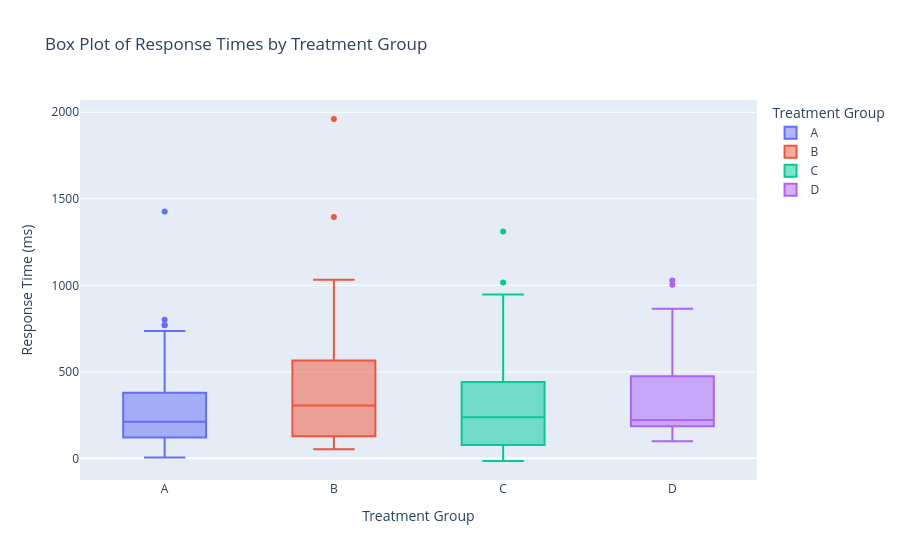
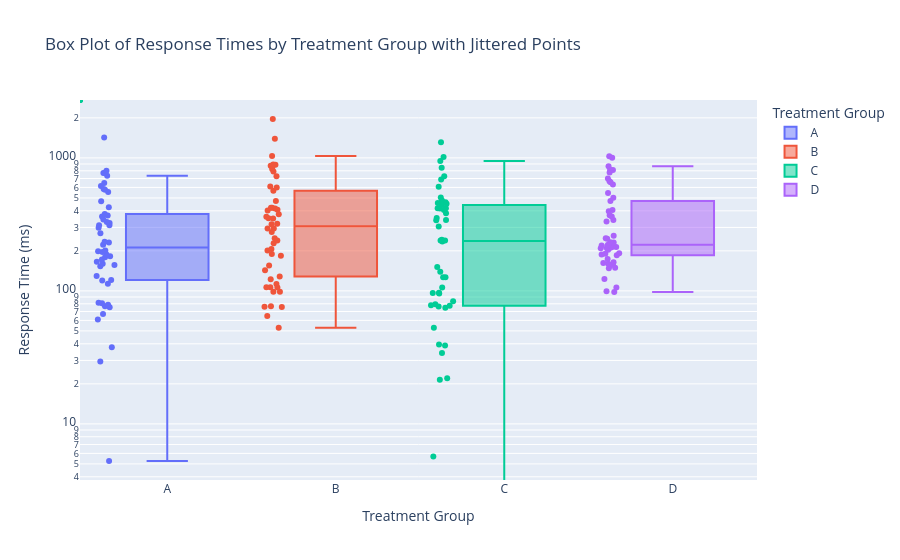

The cell these charts' notebook holds for them, in order:
### Code cell
# Example 4: Experiment Response Times
import pandas as pd
import numpy as np
from plot_agent.agent import PlotAgent


df = pd.DataFrame({
    "trial": np.tile(np.arange(1, 6), 40),
    "treatment": np.repeat(["A", "B", "C", "D"], 50),
    "response_ms": np.random.exponential(300, 200) + np.repeat([0, 50, -20, 80], 50)
})

agent = PlotAgent()
agent.set_df(df)

# Initial plot
response = agent.process_message(
    "Draw a box plot of response times (ms) for each treatment group."
)
fig = agent.get_figure()
fig.show()

# Follow-up iteration
response = agent.process_message(
    "Overlay a jittered strip (swarm) plot on the same axes, color points by treatment, and use a log scale for the y-axis."
)
fig = agent.get_figure()
fig.show()

### Figure 1 — Plotly figure (JSON) as saved in the notebook; plotly's stock layout.template omitted (floating-point values rounded to 4 significant figures)
{"data": [{"alignmentgroup": "True", "hovertemplate": "Treatment Group=%{x}<br>Response Time (ms)=%{y}<extra></extra>", "legendgroup": "A", "marker": {"color": "#636efa"}, "name": "A", "notched": false, "offsetgroup": "A", "orientation": "v", "showlegend": true, "type": "box", "x": ["A", "A", "A", "A", "A", "A", "A", "A", "A", "A", "A", "A", "A", "A", "A", "A", "A", "A", "A", "A", "A", "A", "A", "A", "A", "A", "A", "A", "A", "A", "A", "A", "A", "A", "A", "A", "A", "A", "A", "A", "A", "A", "A", "A", "A", "A", "A", "A", "A", "A"], "x0": " ", "xaxis": "x", "y": [646.8, 584.9, 179.0, 37.75, 66.9, 5.26, 198.6, 234.7, 165.5, 120.9, 379.3, 271.7, 78.84, 160.3, 324.5, 369.4, 554.7, 735.4, 201.5, 76.67, 344.8, 801.4, 75.46, 129.4, 231.4, 80.63, 329.6, 576.5, 153.4, 1427.0, 81.59, 222.3, 60.89, 182.3, 156.7, 172.4, 311.6, 195.9, 298.3, 119.9, 29.46, 768.8, 312.0, 770.6, 362.9, 614.3, 187.4, 472.7, 113.0, 426.0], "y0": " ", "yaxis": "y"}, {"alignmentgroup": "True", "hovertemplate": "Treatment Group=%{x}<br>Response Time (ms)=%{y}<extra></extra>", "legendgroup": "B", "marker": {"color": "#EF553B"}, "name": "B", "notched": false, "offsetgroup": "B", "orientation": "v", "showlegend": true, "type": "box", "x": ["B", "B", "B", "B", "B", "B", "B", "B", "B", "B", "B", "B", "B", "B", "B", "B", "B", "B", "B", "B", "B", "B", "B", "B", "B", "B", "B", "B", "B", "B", "B", "B", "B", "B", "B", "B", "B", "B", "B", "B", "B", "B", "B", "B", "B", "B", "B", "B", "B", "B"], "x0": " ", "xaxis": "x", "y": [106.0, 294.8, 294.4, 351.2, 106.5, 98.46, 565.1, 248.7, 189.2, 421.1, 599.5, 349.6, 143.3, 64.63, 106.6, 875.9, 76.52, 728.1, 98.71, 277.2, 227.9, 360.2, 377.3, 112.7, 1033.0, 155.0, 874.7, 1396.0, 319.7, 422.4, 893.1, 52.81, 416.7, 1961.0, 474.5, 183.7, 201.0, 239.4, 824.2, 122.2, 316.7, 407.1, 75.54, 608.7, 76.06, 401.8, 790.4, 128.4, 206.1, 887.2], "y0": " ", "yaxis": "y"}, {"alignmentgroup": "True", "hovertemplate": "Treatment Group=%{x}<br>Response Time (ms)=%{y}<extra></extra>", "legendgroup": "C", "marker": {"color": "#00cc96"}, "name": "C", "notched": false, "offsetgroup": "C", "orientation": "v", "showlegend": true, "type": "box", "x": ["C", "C", "C", "C", "C", "C", "C", "C", "C", "C", "C", "C", "C", "C", "C", "C", "C", "C", "C", "C", "C", "C", "C", "C", "C", "C", "C", "C", "C", "C", "C", "C", "C", "C", "C", "C", "C", "C", "C", "C", "C", "C", "C", "C", "C", "C", "C", "C", "C", "C"], "x0": " ", "xaxis": "x", "y": [452.8, 947.1, 418.2, 95.77, 353.6, 416.4, 39.49, 151.6, 1311.0, 504.9, 77.87, 77.29, 688.4, 1016.0, 139.6, 5.695, 52.88, 418.1, 341.0, 106.0, 441.9, 340.0, 405.4, 607.7, 239.1, 38.8, 478.5, 21.51, -11.32, 726.5, 242.8, 96.4, 843.4, 79.46, 76.19, 74.69, -12.14, 83.49, 235.7, 383.6, 96.78, 126.6, 458.5, 126.6, 239.5, 304.7, 22.04, 34.13, 464.8, -15.32], "y0": " ", "yaxis": "y"}, {"alignmentgroup": "True", "hovertemplate": "Treatment Group=%{x}<br>Response Time (ms)=%{y}<extra></extra>", "legendgroup": "D", "marker": {"color": "#ab63fa"}, "name": "D", "notched": false, "offsetgroup": "D", "orientation": "v", "showlegend": true, "type": "box", "x": ["D", "D", "D", "D", "D", "D", "D", "D", "D", "D", "D", "D", "D", "D", "D", "D", "D", "D", "D", "D", "D", "D", "D", "D", "D", "D", "D", "D", "D", "D", "D", "D", "D", "D", "D", "D", "D", "D", "D", "D", "D", "D", "D", "D", "D", "D", "D", "D", "D", "D"], "x0": " ", "xaxis": "x", "y": [406.2, 149.2, 147.9, 332.2, 1028.0, 810.3, 700.1, 213.9, 160.1, 248.9, 123.0, 209.6, 210.9, 213.8, 185.3, 217.4, 231.2, 864.8, 191.6, 221.3, 657.3, 501.2, 190.2, 188.0, 666.8, 106.2, 161.8, 474.1, 159.0, 219.2, 341.5, 260.3, 164.1, 203.5, 1003.0, 173.4, 99.38, 631.9, 363.3, 543.7, 232.2, 156.1, 98.3, 209.5, 397.0, 222.6, 370.3, 776.8, 814.9, 246.4], "y0": " ", "yaxis": "y"}], "layout": {"boxmode": "overlay", "legend": {"title": {"text": "Treatment Group"}, "tracegroupgap": 0}, "title": {"text": "Box Plot of Response Times by Treatment Group"}, "xaxis": {"anchor": "y", "categoryarray": ["A", "B", "C", "D"], "categoryorder": "array", "domain": [0.0, 1.0], "title": {"text": "Treatment Group"}}, "yaxis": {"anchor": "x", "domain": [0.0, 1.0], "title": {"text": "Response Time (ms)"}}}}

### Figure 2 — Plotly figure (JSON) as saved in the notebook; plotly's stock layout.template omitted (floating-point values rounded to 4 significant figures)
{"data": [{"alignmentgroup": "True", "boxpoints": "all", "hovertemplate": "Treatment Group=%{x}<br>Response Time (ms)=%{y}<extra></extra>", "legendgroup": "A", "marker": {"color": "#636efa"}, "name": "A", "notched": false, "offsetgroup": "A", "orientation": "v", "showlegend": true, "type": "box", "x": ["A", "A", "A", "A", "A", "A", "A", "A", "A", "A", "A", "A", "A", "A", "A", "A", "A", "A", "A", "A", "A", "A", "A", "A", "A", "A", "A", "A", "A", "A", "A", "A", "A", "A", "A", "A", "A", "A", "A", "A", "A", "A", "A", "A", "A", "A", "A", "A", "A", "A"], "x0": " ", "xaxis": "x", "y": [646.8, 584.9, 179.0, 37.75, 66.9, 5.26, 198.6, 234.7, 165.5, 120.9, 379.3, 271.7, 78.84, 160.3, 324.5, 369.4, 554.7, 735.4, 201.5, 76.67, 344.8, 801.4, 75.46, 129.4, 231.4, 80.63, 329.6, 576.5, 153.4, 1427.0, 81.59, 222.3, 60.89, 182.3, 156.7, 172.4, 311.6, 195.9, 298.3, 119.9, 29.46, 768.8, 312.0, 770.6, 362.9, 614.3, 187.4, 472.7, 113.0, 426.0], "y0": " ", "yaxis": "y"}, {"alignmentgroup": "True", "boxpoints": "all", "hovertemplate": "Treatment Group=%{x}<br>Response Time (ms)=%{y}<extra></extra>", "legendgroup": "B", "marker": {"color": "#EF553B"}, "name": "B", "notched": false, "offsetgroup": "B", "orientation": "v", "showlegend": true, "type": "box", "x": ["B", "B", "B", "B", "B", "B", "B", "B", "B", "B", "B", "B", "B", "B", "B", "B", "B", "B", "B", "B", "B", "B", "B", "B", "B", "B", "B", "B", "B", "B", "B", "B", "B", "B", "B", "B", "B", "B", "B", "B", "B", "B", "B", "B", "B", "B", "B", "B", "B", "B"], "x0": " ", "xaxis": "x", "y": [106.0, 294.8, 294.4, 351.2, 106.5, 98.46, 565.1, 248.7, 189.2, 421.1, 599.5, 349.6, 143.3, 64.63, 106.6, 875.9, 76.52, 728.1, 98.71, 277.2, 227.9, 360.2, 377.3, 112.7, 1033.0, 155.0, 874.7, 1396.0, 319.7, 422.4, 893.1, 52.81, 416.7, 1961.0, 474.5, 183.7, 201.0, 239.4, 824.2, 122.2, 316.7, 407.1, 75.54, 608.7, 76.06, 401.8, 790.4, 128.4, 206.1, 887.2], "y0": " ", "yaxis": "y"}, {"alignmentgroup": "True", "boxpoints": "all", "hovertemplate": "Treatment Group=%{x}<br>Response Time (ms)=%{y}<extra></extra>", "legendgroup": "C", "marker": {"color": "#00cc96"}, "name": "C", "notched": false, "offsetgroup": "C", "orientation": "v", "showlegend": true, "type": "box", "x": ["C", "C", "C", "C", "C", "C", "C", "C", "C", "C", "C", "C", "C", "C", "C", "C", "C", "C", "C", "C", "C", "C", "C", "C", "C", "C", "C", "C", "C", "C", "C", "C", "C", "C", "C", "C", "C", "C", "C", "C", "C", "C", "C", "C", "C", "C", "C", "C", "C", "C"], "x0": " ", "xaxis": "x", "y": [452.8, 947.1, 418.2, 95.77, 353.6, 416.4, 39.49, 151.6, 1311.0, 504.9, 77.87, 77.29, 688.4, 1016.0, 139.6, 5.695, 52.88, 418.1, 341.0, 106.0, 441.9, 340.0, 405.4, 607.7, 239.1, 38.8, 478.5, 21.51, -11.32, 726.5, 242.8, 96.4, 843.4, 79.46, 76.19, 74.69, -12.14, 83.49, 235.7, 383.6, 96.78, 126.6, 458.5, 126.6, 239.5, 304.7, 22.04, 34.13, 464.8, -15.32], "y0": " ", "yaxis": "y"}, {"alignmentgroup": "True", "boxpoints": "all", "hovertemplate": "Treatment Group=%{x}<br>Response Time (ms)=%{y}<extra></extra>", "legendgroup": "D", "marker": {"color": "#ab63fa"}, "name": "D", "notched": false, "offsetgroup": "D", "orientation": "v", "showlegend": true, "type": "box", "x": ["D", "D", "D", "D", "D", "D", "D", "D", "D", "D", "D", "D", "D", "D", "D", "D", "D", "D", "D", "D", "D", "D", "D", "D", "D", "D", "D", "D", "D", "D", "D", "D", "D", "D", "D", "D", "D", "D", "D", "D", "D", "D", "D", "D", "D", "D", "D", "D", "D", "D"], "x0": " ", "xaxis": "x", "y": [406.2, 149.2, 147.9, 332.2, 1028.0, 810.3, 700.1, 213.9, 160.1, 248.9, 123.0, 209.6, 210.9, 213.8, 185.3, 217.4, 231.2, 864.8, 191.6, 221.3, 657.3, 501.2, 190.2, 188.0, 666.8, 106.2, 161.8, 474.1, 159.0, 219.2, 341.5, 260.3, 164.1, 203.5, 1003.0, 173.4, 99.38, 631.9, 363.3, 543.7, 232.2, 156.1, 98.3, 209.5, 397.0, 222.6, 370.3, 776.8, 814.9, 246.4], "y0": " ", "yaxis": "y"}], "layout": {"boxmode": "overlay", "legend": {"title": {"text": "Treatment Group"}, "tracegroupgap": 0}, "title": {"text": "Box Plot of Response Times by Treatment Group with Jittered Points"}, "xaxis": {"anchor": "y", "categoryarray": ["A", "B", "C", "D"], "categoryorder": "array", "domain": [0.0, 1.0], "title": {"text": "Treatment Group"}}, "yaxis": {"anchor": "x", "domain": [0.0, 1.0], "title": {"text": "Response Time (ms)"}, "type": "log"}}}
